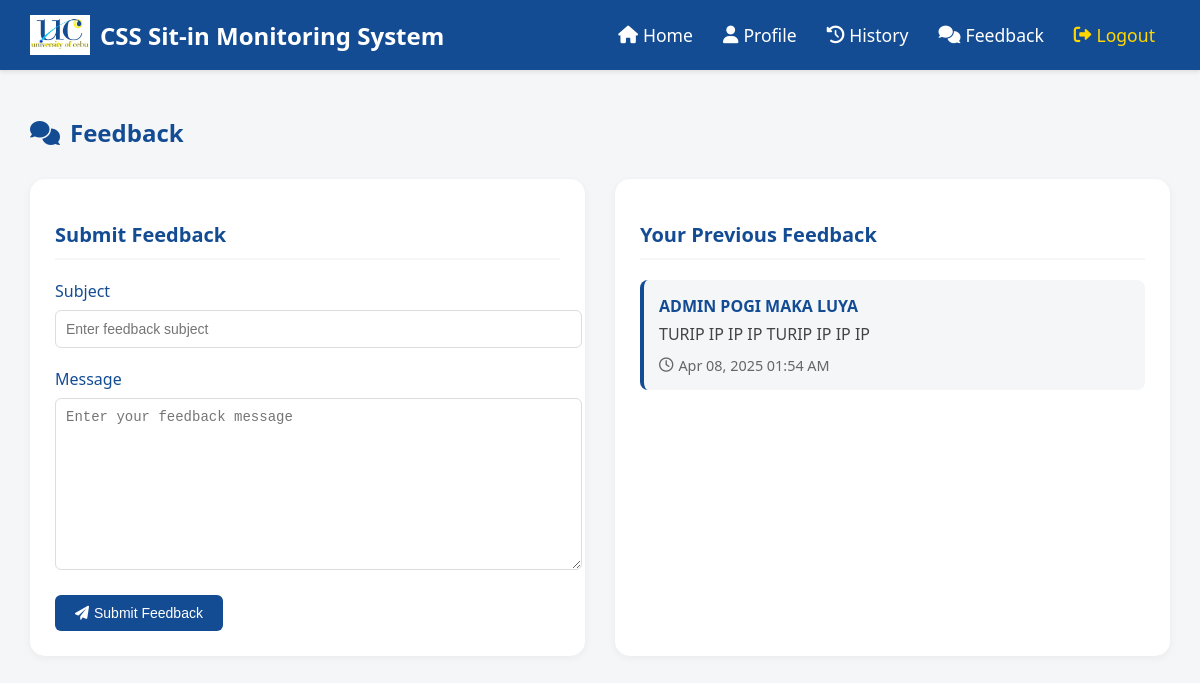
Screenshot of /student_feedback.php (signed in) with the database file from the repository.
### tables this page shows
CREATE TABLE `feedback` (
  `id` int(11) NOT NULL,
  `student_id` varchar(50) NOT NULL,
  `subject` varchar(100) NOT NULL,
  `message` text NOT NULL,
  `date_submitted` datetime DEFAULT current_timestamp()
);

### student_feedback.php (the view, shortened to what this page needs)
<?php
include("connect.php");
$username = $_SESSION['username'];
$feedback_query = "SELECT * FROM feedback WHERE student_id = ? ORDER BY date_submitted DESC";
$stmt = mysqli_prepare($conn, $feedback_query);
mysqli_stmt_bind_param($stmt, "s", $username);
mysqli_stmt_execute($stmt);
$feedback_result = mysqli_stmt_get_result($stmt);
?>
<!DOCTYPE html>
<html lang="en">
<head>
    <link rel="stylesheet" href="https://cdnjs.cloudflare.com/ajax/libs/font-awesome/6.0.0/css/all.min.css">
</head>
<body>
    <div class="navbar">
        <a href="#" class="navbar-brand">
            <img src="UC logo.jpg" alt="UC Logo">
            CSS Sit-in Monitoring System
        </a>
        <div class="navbar-links">
            <a href="dashboard.php"><i class="fas fa-home"></i> Home</a>
            <a href="student_profile.php"><i class="fas fa-user"></i> Profile</a>
            <a href="student_history.php"><i class="fas fa-history"></i> History</a>
            <a href="student_feedback.php"><i class="fas fa-comments"></i> Feedback</a>
            <a href="logout.php" style="color: var(--accent-color);"><i class="fas fa-sign-out-alt"></i> Logout</a>
        </div>
    </div>
    <div class="main-content">
        <h1 class="page-title">
            <i class="fas fa-comments"></i>
            Feedback
        </h1>
        <div class="feedback-container">
            <div class="feedback-section">
                <h2 class="section-title">Submit Feedback</h2>
                <form method="POST" action="">
                    <div class="form-group">
                        <label for="subject">Subject</label>
                        <input type="text" id="subject" name="subject" placeholder="Enter feedback subject" required>
                    </div>
                    <div class="form-group">
                        <label for="message">Message</label>
                        <textarea id="message" name="message" placeholder="Enter your feedback message" required></textarea>
                    </div>
                    <button type="submit" class="btn">
                        <i class="fas fa-paper-plane"></i>
                        Submit Feedback
                    </button>
                </form>
            </div>
            <div class="feedback-section">
                <h2 class="section-title">Your Previous Feedback</h2>
                <div class="feedback-list">
                    <?php if (mysqli_num_rows($feedback_result) > 0): ?>
                        <?php while($feedback = mysqli_fetch_assoc($feedback_result)): ?>
                            <div class="feedback-item">
                                <div class="feedback-subject"><?php echo htmlspecialchars($feedback['subject']); ?></div>
                                <div class="feedback-message"><?php echo htmlspecialchars($feedback['message']); ?></div>
                                <div class="feedback-date">
                                    <i class="far fa-clock"></i>
                                    <?php echo date('M d, Y h:i A', strtotime($feedback['date_submitted'])); ?>
                                </div>
                            </div>
                        <?php endwhile; ?>
                    <?php else: ?>
                        <p style="text-align: center; color: #666;">No feedback submitted yet.</p>
                    <?php endif; ?>
                </div>
            </div>
        </div>
    </div>
</body>
</html>

### student_feedback.php (style rules this page uses)
:root { --primary-color: #144c94; --secondary-color: #2c6a85; --accent-color: #ffd700; --light-bg: #f4f6f8; --success-color: #28a745; --error-color: #dc3545; }
body { font-family: 'Segoe UI', Tahoma, Geneva, Verdana, sans-serif; margin: 0; padding: 0; background-color: var(--light-bg); }
.navbar { background-color: var(--primary-color); padding: 15px 30px; display: flex; justify-content: space-between; align-items: center; box-shadow: 0 2px 4px rgba(0,0,0,0.1); }
.navbar-brand { display: flex; align-items: center; color: white; text-decoration: none; font-size: 1.5em; font-weight: bold; }
.navbar-brand img { height: 40px; margin-right: 10px; }
.navbar-links { display: flex; align-items: center; }
.navbar-links a { color: white; text-decoration: none; margin: 0 15px; font-size: 1.1em; transition: color 0.3s; display: flex; align-items: center; gap: 5px; }
.main-content { padding: 30px; max-width: 1200px; margin: 0 auto; }
.page-title { color: var(--primary-color); margin-bottom: 30px; font-size: 24px; display: flex; align-items: center; gap: 10px; }
.feedback-container { display: grid; grid-template-columns: 1fr 1fr; gap: 30px; }
.feedback-section { background: white; padding: 25px; border-radius: 15px; box-shadow: 0 2px 8px rgba(0,0,0,0.05); }
.section-title { color: var(--primary-color); font-size: 20px; margin-bottom: 20px; padding-bottom: 10px; border-bottom: 2px solid var(--light-bg); }
.form-group { margin-bottom: 20px; }
.form-group label { display: block; margin-bottom: 8px; color: var(--primary-color); font-weight: 500; }
.form-group input, .form-group textarea { width: 100%; padding: 10px; border: 1px solid #ddd; border-radius: 6px; font-size: 14px; transition: border-color 0.3s; }
.form-group textarea { height: 150px; resize: vertical; }
.btn { padding: 10px 20px; border: none; border-radius: 6px; font-size: 14px; font-weight: 500; cursor: pointer; transition: all 0.2s; display: inline-flex; align-items: center; gap: 5px; background-color: var(--primary-color); color: white; }
.feedback-list { display: flex; flex-direction: column; gap: 15px; }
.feedback-item { background: var(--light-bg); padding: 15px; border-radius: 8px; border-left: 4px solid var(--primary-color); }
.feedback-subject { font-weight: 600; color: var(--primary-color); margin-bottom: 5px; }
.feedback-message { color: #444; margin-bottom: 10px; line-height: 1.5; }
.feedback-date { color: #666; font-size: 0.9em; display: flex; align-items: center; gap: 5px; }

### rows the page displays
feedback: subject "ADMIN POGI MAKA LUYA", message "TURIP IP IP IP TURIP IP IP IP", date_submitted "Apr 08, 2025 01:54 AM"
